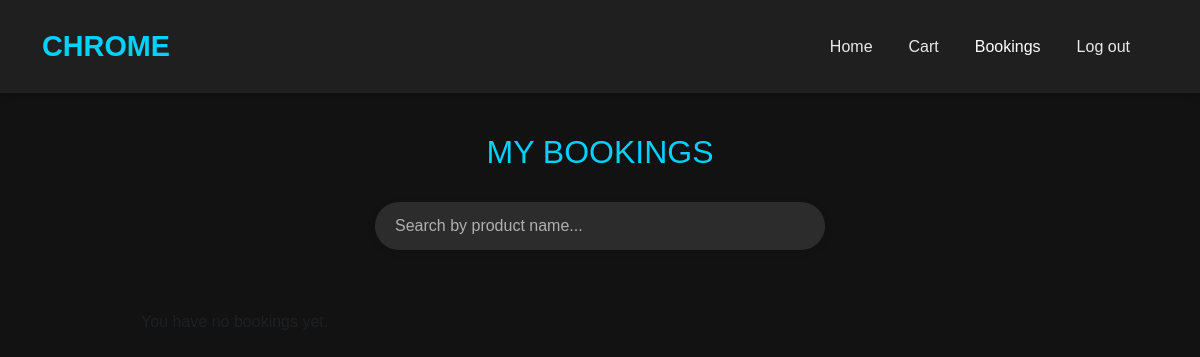
Before: /user_bookings (signed in) with the older database file.
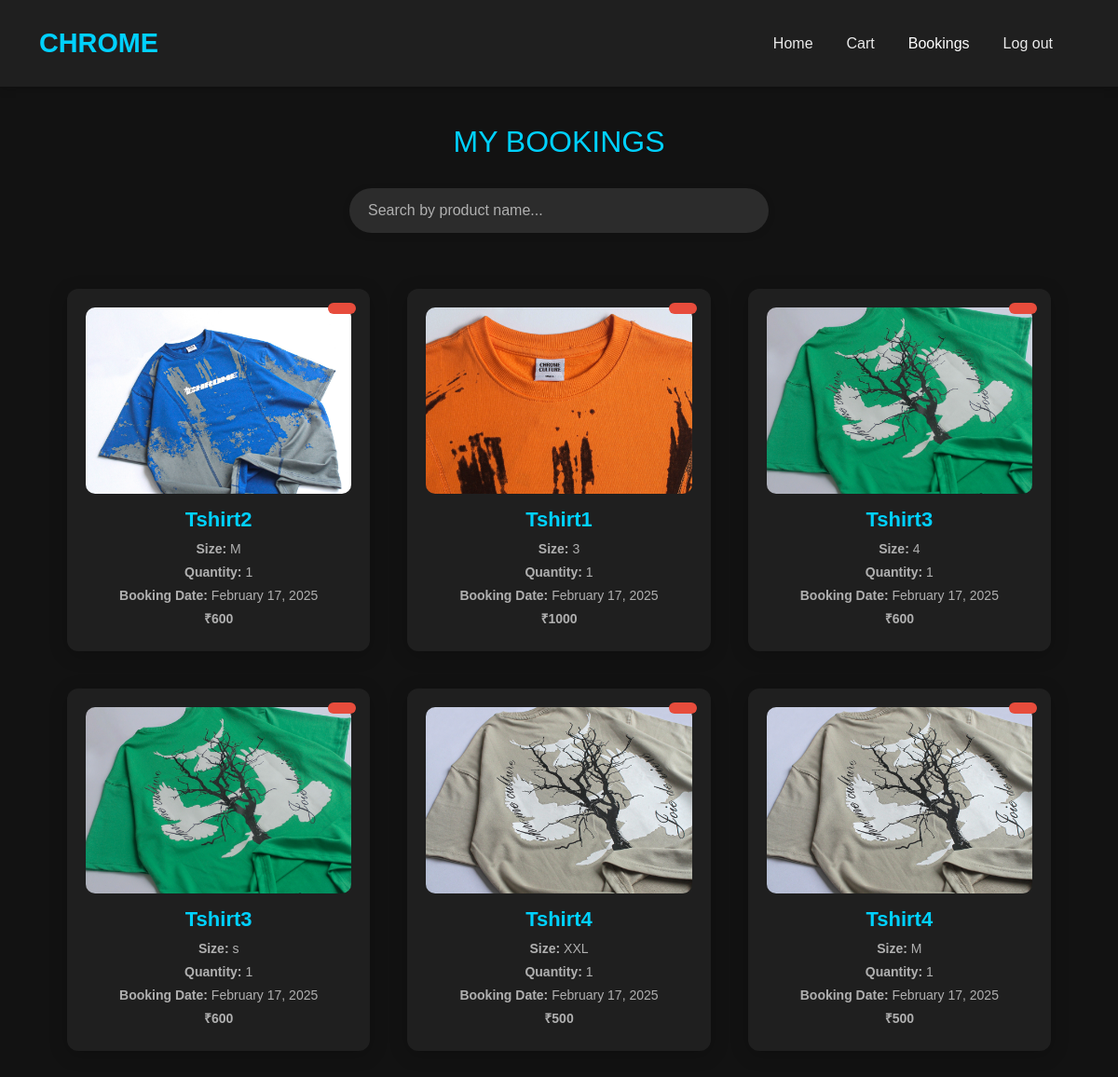
After: the same page with the newer database file.
### app/models.py (models this page shows, shortened)
class Buy(models.Model):
    user=models.ForeignKey(User,on_delete=models.CASCADE)
    product=models.ForeignKey(Product,on_delete=models.CASCADE)
    price=models.IntegerField()
    date=models.DateField(auto_now_add=True)
    size = models.CharField(max_length=10, choices=[('S', 'Small'), ('M', 'Medium'), ('L', 'Large')], default='M')  # Default size is Medium
    quantity = models.PositiveIntegerField(default=1)  # Default quantity is 1

class Product(models.Model):
    pro_id=models.TextField()
    name=models.TextField()
    base_price=models.IntegerField()
    offer_price=models.IntegerField()
    img=models.FileField()
    dis=models.TextField()
    sizes = models.ManyToManyField(Size)  # Allow multiple size selection
    quantity = models.PositiveIntegerField(default=0)

### app/views.py (the view)
# urls.py: path('user_bookings',views.user_bookings,name='user_bookings'),
def user_bookings(request):
    user = request.user  # Get the currently logged-in user
    bookings = Buy.objects.filter(user=user)  # Correct query
    return render(request, 'user/bookings.html', {'buy': bookings})

### templates/user/bookings.html (shortened to what this page needs)
<!DOCTYPE html>
<html lang="en">
<head>
    <link href="https://cdn.jsdelivr.net/npm/bootstrap@5.3.3/dist/css/bootstrap.min.css" rel="stylesheet">
    <link rel="stylesheet" href="https://cdnjs.cloudflare.com/ajax/libs/font-awesome/6.0.0-beta3/css/all.min.css">
</head>
<body>
    <nav class="navbar navbar-expand-lg navbar-dark">
        <div class="container-fluid">
            <a class="navbar-brand" href="#">CHROME</a>
            <div class="collapse navbar-collapse" id="navbarNav">
                <ul class="navbar-nav ms-auto">
                    <li class="nav-item"><a class="nav-link" href="user_home">Home</a></li>
                    <li class="nav-item"><a class="nav-link" href="view_cart">Cart</a></li>
                    <li class="nav-item"><a class="nav-link active" href="user_bookings">Bookings</a></li>
                    <li class="nav-item"><a class="nav-link" href="chrome_logout">Log out</a></li>
                </ul>
            </div>
        </div>
    </nav>
    <div class="container">
        <h1>My Bookings</h1>
        <div class="search-box">
            <input type="text" id="searchInput" class="form-control" placeholder="Search by product name...">
        </div>
        <div class="bookings-container">
            {% for buy in buy %}
            <div class="booking-card">
                <div class="status {% if buy.order.status == 'Pending' %}pending{% elif buy.order.status == 'Confirmed' %}confirmed{% else %}cancelled{% endif %}">
                </div>
                <img src="{{ buy.product.img.url }}" alt="{{ buy.product.name }}">
                <div class="booking-info">
                    <h5>{{ buy.product.name }}</h5>
                    <p><strong>Size:</strong> {{ buy.size }}</p>
                    <p><strong>Quantity:</strong> {{ buy.quantity }}</p>
                    <p><strong>Booking Date:</strong> {{ buy.date|date:"F j, Y" }}</p>
                    <p class="price">₹{{ buy.price }}</p>
                </div>
            </div>
            {% empty %}
                <p class="text-center text-muted">You have no bookings yet.</p>
            {% endfor %}
        </div>
    </div>
</body>
</html>

### templates/user/bookings.html (style rules this page uses)
body { font-family: 'Arial', sans-serif; background: #121212; color: #EAEAEA; margin: 0; padding: 0; }
.navbar { background: #1F1F1F; padding: 20px 30px; box-shadow: 0px 2px 10px rgba(0, 0, 0, 0.2); }
.navbar-brand { font-weight: bold; font-size: 1.8rem; color: #00D1FF; }
.navbar-nav .nav-link { color: #EAEAEA; margin-right: 20px; font-weight: 500; }
h1 { text-align: center; color: #00D1FF; font-size: 32px; margin-top: 40px; text-transform: uppercase; }
.search-box { max-width: 450px; margin: 30px auto; text-align: center; }
.search-box input { border-radius: 50px; padding: 12px 20px; font-size: 16px; background-color: #2C2C2C; border: none; color: #EAEAEA; width: 100%; box-shadow: 0px 2px 8px rgba(0, 0, 0, 0.1); transition: all 0.3s; }
.search-box input::placeholder { color: #B0B0B0; }
.bookings-container { display: grid; grid-template-columns: repeat(auto-fill, minmax(320px, 1fr)); gap: 40px; padding: 30px; }
.booking-card { background: #1F1F1F; border-radius: 12px; padding: 20px; box-shadow: 0px 4px 20px rgba(0, 0, 0, 0.2); position: relative; transition: transform 0.3s, box-shadow 0.3s; }
.booking-card img { width: 100%; height: 200px; object-fit: cover; border-radius: 10px; margin-bottom: 15px; }
.booking-info { text-align: center; }
.booking-info h5 { font-size: 22px; color: #00D1FF; font-weight: 600; }
.booking-info p { font-size: 14px; color: #B0B0B0; margin: 4px 0; }
.price { font-size: 18px; color: #00D1FF; font-weight: 700; margin-top: 10px; }
.status { font-size: 14px; padding: 6px 15px; border-radius: 20px; position: absolute; top: 15px; right: 15px; color: #fff; }
.status.cancelled { background-color: #E74C3C; }

Changed rows visible on the page:
added Buy: product.img (picture), product.name "Tshirt2", size "M", quantity "1", date "February 17, 2025", price "600"
added Buy: product.img (picture), product.name "Tshirt1", size "3", quantity "1", date "February 17, 2025", price "1000"
added Buy: product.img (picture), product.name "Tshirt3", size "4", quantity "1", date "February 17, 2025", price "600"
added Buy: product.img (picture), product.name "Tshirt3", size "s", quantity "1", date "February 17, 2025", price "600"
added Buy: product.img (picture), product.name "Tshirt4", size "XXL", quantity "1", date "February 17, 2025", price "500"
added Buy: product.img (picture), product.name "Tshirt4", size "M", quantity "1", date "February 17, 2025", price "500"
